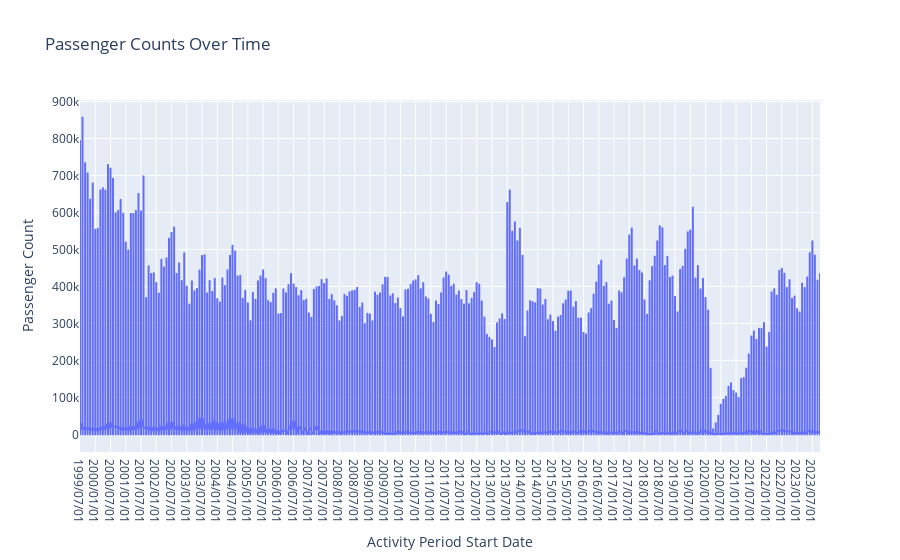

This figure's notebook cell:
### Code cell
import plotly.express as px

# Assuming 'data' is your DataFrame
fig = px.line(data, x='Activity Period Start Date', y='Passenger Count', title='Passenger Counts Over Time',
              labels={'Passenger Count': 'Passenger Count', 'Activity Period Start Date': 'Activity Period Start Date'},
              hover_name='Passenger Count')

fig.update_layout(
    xaxis=dict(title='Activity Period Start Date'),
    yaxis=dict(title='Passenger Count'),
    hovermode='closest'
)

fig.show()

### Figure 1 — Plotly figure (JSON) as saved in the notebook; plotly's stock layout.template omitted (floating-point values rounded to 4 significant figures; data arrays with more than 128 entries replaced by an {"elided": "..."} marker saying what was removed)
{"data": [{"hovertemplate": "<b>%{hovertext}</b><br><br>Activity Period Start Date=%{x}<br>Passenger Count=%{y}<extra></extra>", "hovertext": {"elided": "34714 int values"}, "legendgroup": "", "line": {"color": "#636efa", "dash": "solid"}, "marker": {"symbol": "circle"}, "mode": "lines", "name": "", "showlegend": false, "type": "scattergl", "x": {"elided": "34714 str values"}, "xaxis": "x", "y": {"elided": "34714 int values"}, "yaxis": "y"}], "layout": {"hovermode": "closest", "legend": {"tracegroupgap": 0}, "title": {"text": "Passenger Counts Over Time"}, "xaxis": {"anchor": "y", "domain": [0, 1], "title": {"text": "Activity Period Start Date"}}, "yaxis": {"anchor": "x", "domain": [0, 1], "title": {"text": "Passenger Count"}}}}
